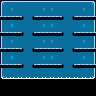

A 2D game scene composited from a Tiled map and its tileset images. What follows is a short description and the map's XML, with each tile layer's data collapsed to a summary:
An orthogonal 12x12 tile map with 8x8 px tiles, 3 tile layers (Background, Border, Entities) and 16 objects.

<map version="1.4" tiledversion="1.4.3" orientation="orthogonal" renderorder="right-down" compressionlevel="0" width="12" height="12" tilewidth="8" tileheight="8" infinite="0" nextlayerid="6" nextobjectid="39">
 <editorsettings>
  <export target="test.lua" format="lua" />
 </editorsettings>
 <tileset firstgid="1" source="../tilesets/tileset.tsx" />
 <layer id="5" name="Background" width="12" height="12">
  <data>[144 cells, 120 non-empty, 3 distinct tile ids]</data>
 </layer>
 <layer id="1" name="Border" width="12" height="12">
  <data>[144 cells, 40 non-empty, 8 distinct tile ids]</data>
 </layer>
 <layer id="3" name="Entities" width="12" height="12">
  <data>[144 cells, 40 non-empty, 6 distinct tile ids]</data>
 </layer>
 <objectgroup color="#eb00dc" id="4" name="Spawn">
  <object id="25" x="88" y="56" width="8" height="8">
   <properties>
    <property name="dx" type="int" value="-1" />
   </properties>
  </object>
  <object id="36" x="88" y="24" width="8" height="8">
   <properties>
    <property name="dx" type="int" value="-1" />
   </properties>
  </object>
  <object id="37" x="0" y="8" width="8" height="8">
   <properties>
    <property name="dx" type="int" value="1" />
   </properties>
  </object>
  <object id="38" x="0" y="40" width="8" height="8">
   <properties>
    <property name="dx" type="int" value="1" />
   </properties>
  </object>
 </objectgroup>
 <objectgroup id="5" name="Belt">
  <object id="20" x="32" y="16" width="32" height="8" />
  <object id="21" x="72" y="16" width="24" height="8" />
  <object id="26" x="32" y="32" width="32" height="8" />
  <object id="27" x="32" y="48" width="32" height="8" />
  <object id="28" x="32" y="64" width="32" height="8" />
  <object id="29" x="0" y="32" width="24" height="8" />
  <object id="30" x="0" y="48" width="24" height="8" />
  <object id="31" x="0" y="64" width="24" height="8" />
  <object id="32" x="72" y="32" width="24" height="8" />
  <object id="33" x="72" y="48" width="24" height="8" />
  <object id="34" x="72" y="64" width="24" height="8" />
  <object id="35" x="0" y="16" width="24" height="8" />
 </objectgroup>
</map>
